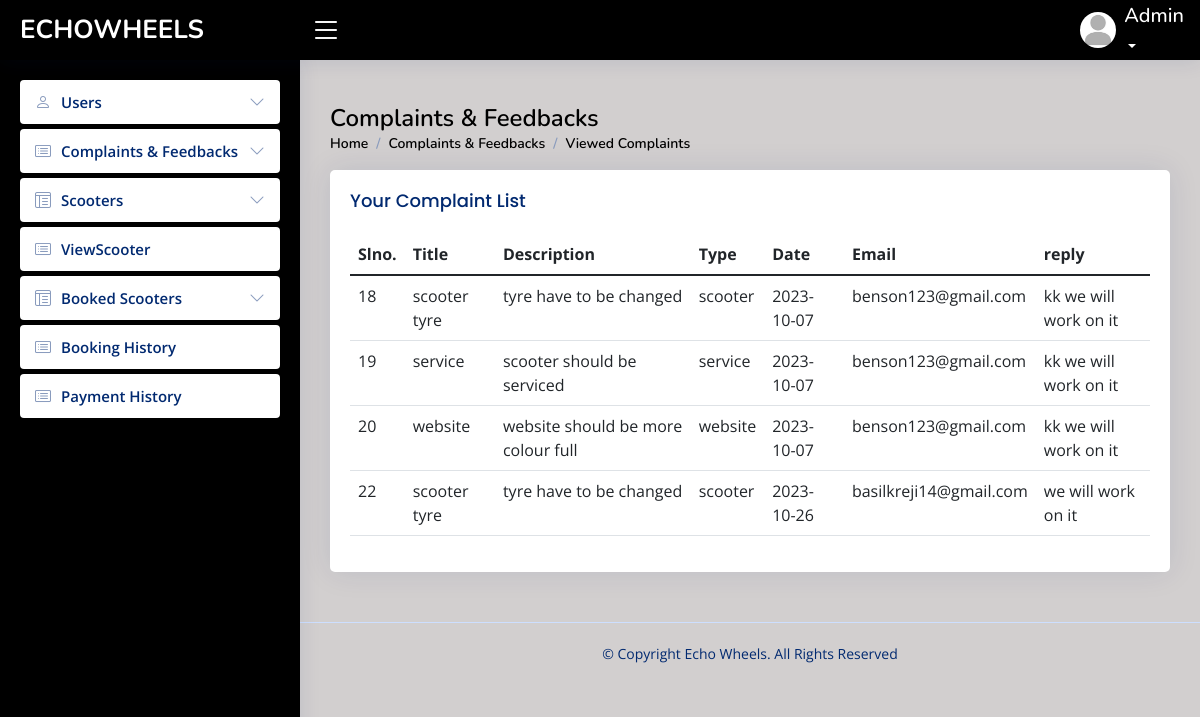
Page /admin/viewedcomplaint.php on the committed database.
### tables this page shows
CREATE TABLE `complaint` (
  `complaint_id` int(40) NOT NULL,
  `title` varchar(40) NOT NULL,
  `description` varchar(200) NOT NULL,
  `type` varchar(10) NOT NULL,
  `date` date NOT NULL,
  `email_id` varchar(50) NOT NULL,
  `reply` varchar(10) NOT NULL,
  `message` varchar(70) NOT NULL
);

### connect.php (called while the page is built, shortened)
<?php
$dbname="echowheels";
$conn=mysqli_connect("localhost","root","",$dbname);
function select_data($sql)
{
  global $conn;
  $res = mysqli_query($conn, $sql);
  if ($res)
    return $res;
  else
    return False;
}
?>

### admin/viewedcomplaint.php (the view, shortened to what this page needs)
<?php
include("header.php");
?>
  <main id="main" class="main">
    <div class="pagetitle">
      <h1>Complaints & Feedbacks</h1>
      <nav>
        <ol class="breadcrumb">
          <li class="breadcrumb-item"><a href="activeuser.php">Home</a></li>
          <li class="breadcrumb-item active">Complaints & Feedbacks</li>
          <li class="breadcrumb-item active">Viewed Complaints</li>
        </ol>
      </nav>
    </div>
    <div class="card">
          <div class="card-body">
            <h5 class="card-title">
            Your Complaint List
            </h5>
    <section class="section dashboard">
      <div class="row">
      <section class="section">
      <div class="row">
        <div class="col-lg-12">
              <table class="table datatable">
                <thead>
                  <tr>
                    <th scope="col">Slno.</th>
                    <th scope="col">Title</th>
                    <th scope="col">Description</th>
                    <th scope="col">Type</th>
                    <th scope="col">Date</th>
                    <th scope="col">Email</th>
                    <th scope="col">reply</th>
                  </tr>
                </thead>
                <tbody>
                <?php
               $sql = "SELECT * FROM complaint where  reply='1' ";
                $data=select_data($sql);
                while ($row = mysqli_fetch_assoc($data)) {
                  ?>
                  <tr>
                  <td><?php echo  $row['complaint_id'] ?></td>
                 <td><?php echo  $row['title'] ?></td>
                 <td> <?php echo $row['description'] ?></td>
                 <td><?php echo $row['type'] ?></td>
                 <td><?php echo $row['date']?></td>
                 <td> <?php echo $row['email_id']  ?></td>
                 <td> <?php echo $row['message']  ?></td>
                  <?php
                  }
                  ?>
                </tbody>
              </table>
            </div>
          </div>
        </div>
      </div>
  </main>

### admin/assets/css/styleeeee.css (style rules this page uses)
:root { scroll-behavior: smooth; }
body { font-family: "Open Sans", sans-serif; background: #d2cfcf; color: #444444; }
a { color: #4154f1; text-decoration: none; }
h1, h2, h3, h4, h5, h6 { font-family: "Nunito", sans-serif; }
#main { margin-top: 60px; padding: 20px 30px; transition: all 0.3s; }
.pagetitle { margin-bottom: 10px; }
.pagetitle h1 { font-size: 24px; margin-bottom: 0; font-weight: 600; color: #000000; }
.card { margin-bottom: 30px; border: none; border-radius: 5px; box-shadow: 0px 0 30px rgba(1, 41, 112, 0.1); }
.card-title { padding: 20px 0 15px 0; font-size: 18px; font-weight: 500; color: #012970; font-family: "Poppins", sans-serif; }
.card-body { padding: 0 20px 20px 20px; }
.breadcrumb { font-size: 14px; font-family: "Nunito", sans-serif; color: #000000; font-weight: 600; }
.breadcrumb a { color: #000000; transition: 0.3s; }
.breadcrumb .breadcrumb-item::before { color: #899bbd; }
.breadcrumb .active { color: #000000; font-weight: 600; }
@media (min-width: 1200px) { #main, #footer { margin-left: 300px; } }
.footer { padding: 20px 0; font-size: 14px; transition: all 0.3s; border-top: 1px solid #cddfff; }
.footer .copyright { text-align: center; color: #012970; }
.footer .credits { padding-top: 5px; text-align: center; font-size: 13px; color: #012970; }

### rows in the picture
complaint: complaint_id "18", title "scooter tyre", description "tyre have to be changed", type "scooter", date "2023-10-07", email "benson123@gmail.com", message "kk we will work on it"
complaint: complaint_id "19", title "service", description "scooter should be serviced", type "service", date "2023-10-07", email "benson123@gmail.com", message "kk we will work on it"
complaint: complaint_id "20", title "website", description "website should be more colour full", type "website", date "2023-10-07", email "benson123@gmail.com", message "kk we will work on it"
complaint: complaint_id "22", title "scooter tyre", description "tyre have to be changed", type "scooter", date "2023-10-26", email "basilkreji14@gmail.com", message "we will work on it"
